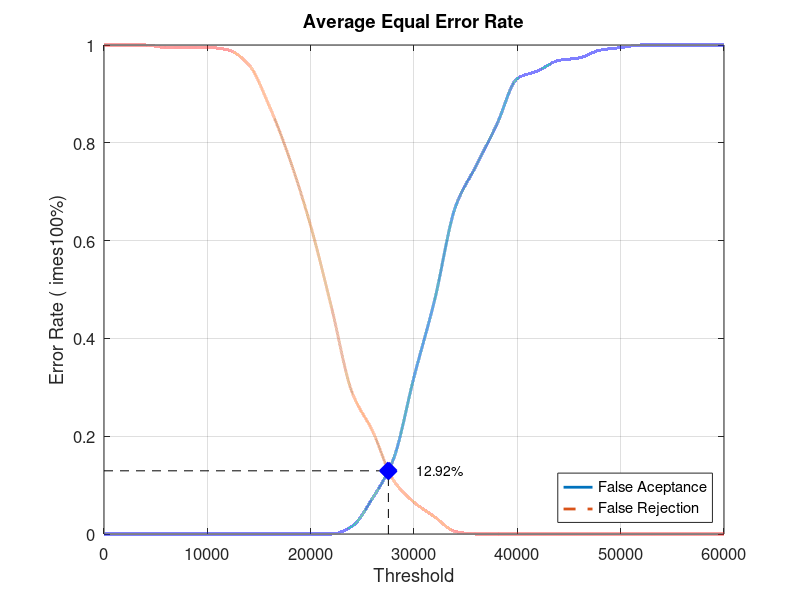
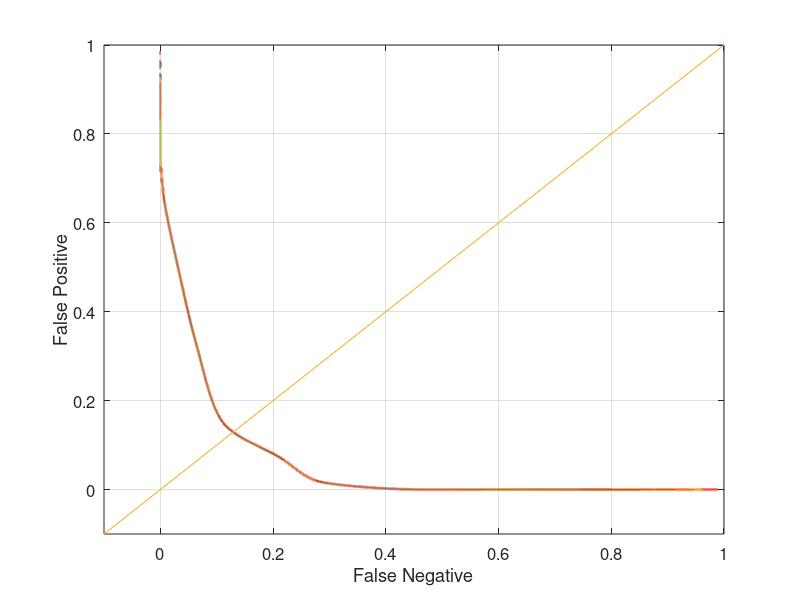

Write the MATLAB code that produced these figures, in order.
close all;
clear;
clc;
x = 0:2000:60000;
xq = 0:0.5:60000;

y0 = [0 0 0 0 0 0 0 0 0 0 0 0 0.0157895 0.0736842 0.152632 0.321053 0.478947 0.668421 0.752632 0.836842 0.931579 0.947368 0.968421 0.973684 0.989474 0.994737 1 1 1 1 1]
yy0 = interp1(x, y0, xq, 'pchip');
y1 = [1 1 1 0.995 0.995 0.995 0.99 0.96 0.875 0.765 0.63 0.465 0.29 0.21 0.11 0.065 0.035 0.005 0 0 0 0 0 0 0 0 0 0 0 0 0]
yy1 = interp1(x, y1, xq, 'pchip');

% Calculating EER: 
y2 = abs(y0 - y1);
find(y2 == min(y2))
yy2 = abs(yy0 - yy1);
xEER = find(yy2 == min(yy2));
xEERIndex = xq(xEER) % X-axis EER
yEER = yy0(xEER) % Y-axis EER

main = figure
plot(xq, yy0,'-','LineWidth', 2);	hold on
plot(xq, yy1,'--','LineWidth', 2);	hold on
plot([xEERIndex xEERIndex], [0 yEER], 'k--');	hold on
plot([0 xEERIndex], [yEER yEER], 'k--');	hold on
plot(xEERIndex, yEER, 'bx', 'LineWidth', 10);	hold on
text(xEERIndex + 10 * xEERIndex / 100, yEER, [num2str(round((10000 * yEER)) / 100) '%'])
legend('False Aceptance', 'False Rejection', 'Location', 'SouthEast')
xlabel('Threshold')
ylabel('Error Rate (	imes100%)')
title('Average Equal Error Rate')
set(gca, 'FontSize', 12)
axis([0 60000 0 1])
grid on

print(main, 'Database2_2Main', '-dpng');
FNRxFPR = figure('Color', [1 1 1]);
plot(yy1, yy0, '-', yy1, yy0, 'LineWidth', 2);
hold on
y = -0.1:0.1:1
plot(y, y); 
set(gca, 'FontSize', 12)
xlabel('False Negative')
ylabel('False Positive')
axis([-0.1 1 -0.1 1])
set(gca, 'FontSize', 12)
grid on

print(FNRxFPR, 'Database2_2FNRxFPR','-dpng');
